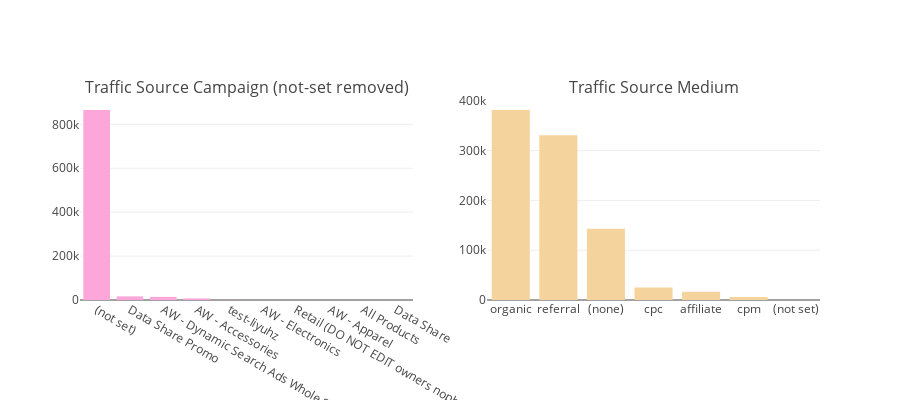

Write notebook code for a chart like this one.
### Markdown cell above
**Traffic Attributes**

### Code cell
fig = tools.make_subplots(rows=1, cols=2,subplot_titles=["Traffic Source Campaign (not-set removed)", "Traffic Source Medium"], print_grid=False)
 
colors = ["#d6a5ff", "#fca6da", "#f4d39c", "#a9fcca"]
t1 = train["trafficSource_campaign"].value_counts()
t2 = train["trafficSource_medium"].value_counts()

tr1 = go.Bar(x = t1.index, y = t1.values, marker=dict(color=colors[1]))
tr2 = go.Bar(x = t2.index, y = t2.values, marker=dict(color=colors[2]))

fig.append_trace(tr1, 1, 1)
fig.append_trace(tr2, 1, 2)


fig['layout'].update(height=400, margin=dict(b=100), showlegend=False)
iplot(fig)

### Figure 1 — Plotly figure (JSON) as saved in the notebook; plotly's stock layout.template omitted (floating-point values rounded to 4 significant figures)
{"data": [{"marker": {"color": "#fca6da"}, "type": "bar", "x": ["(not set)", "Data Share Promo", "AW - Dynamic Search Ads Whole Site", "AW - Accessories", "test-liyuhz", "AW - Electronics", "Retail (DO NOT EDIT owners nophakun and tianyu)", "AW - Apparel", "All Products", "Data Share"], "xaxis": "x1", "y": [865347, 16403, 14244, 7070, 392, 96, 50, 46, 4, 1], "yaxis": "y1"}, {"marker": {"color": "#f4d39c"}, "type": "bar", "x": ["organic", "referral", "(none)", "cpc", "affiliate", "cpm", "(not set)"], "xaxis": "x2", "y": [381561, 330955, 143026, 25326, 16403, 6262, 120], "yaxis": "y2"}], "layout": {"annotations": [{"font": {"size": 16}, "showarrow": false, "text": "Traffic Source Campaign (not-set removed)", "x": 0.225, "xanchor": "center", "xref": "paper", "y": 1, "yanchor": "bottom", "yref": "paper"}, {"font": {"size": 16}, "showarrow": false, "text": "Traffic Source Medium", "x": 0.775, "xanchor": "center", "xref": "paper", "y": 1, "yanchor": "bottom", "yref": "paper"}], "height": 400, "margin": {"b": 100}, "showlegend": false, "xaxis1": {"anchor": "y1", "domain": [0, 0.45]}, "xaxis2": {"anchor": "y2", "domain": [0.55, 1]}, "yaxis1": {"anchor": "x1", "domain": [0, 1]}, "yaxis2": {"anchor": "x2", "domain": [0, 1]}}}
